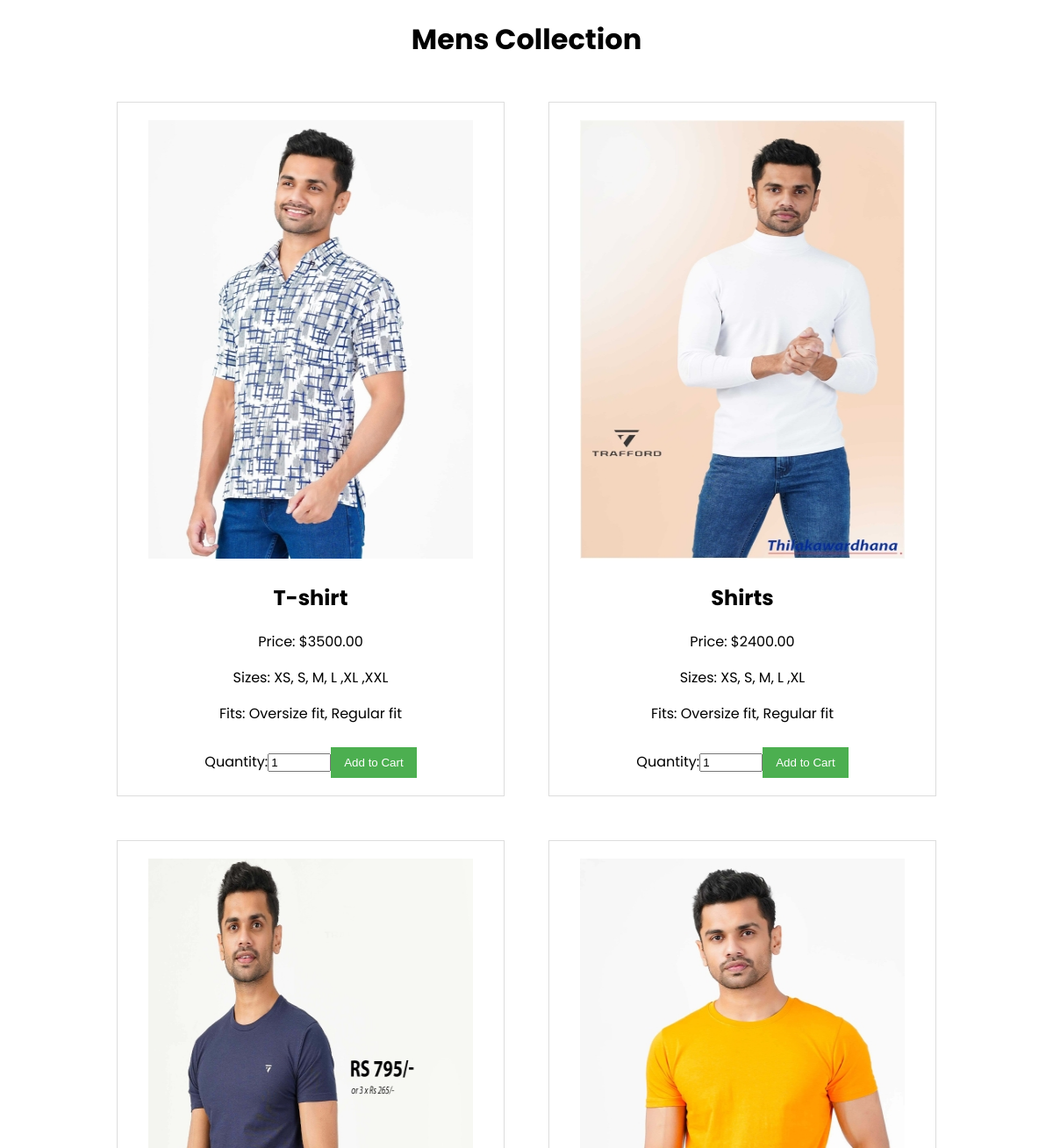
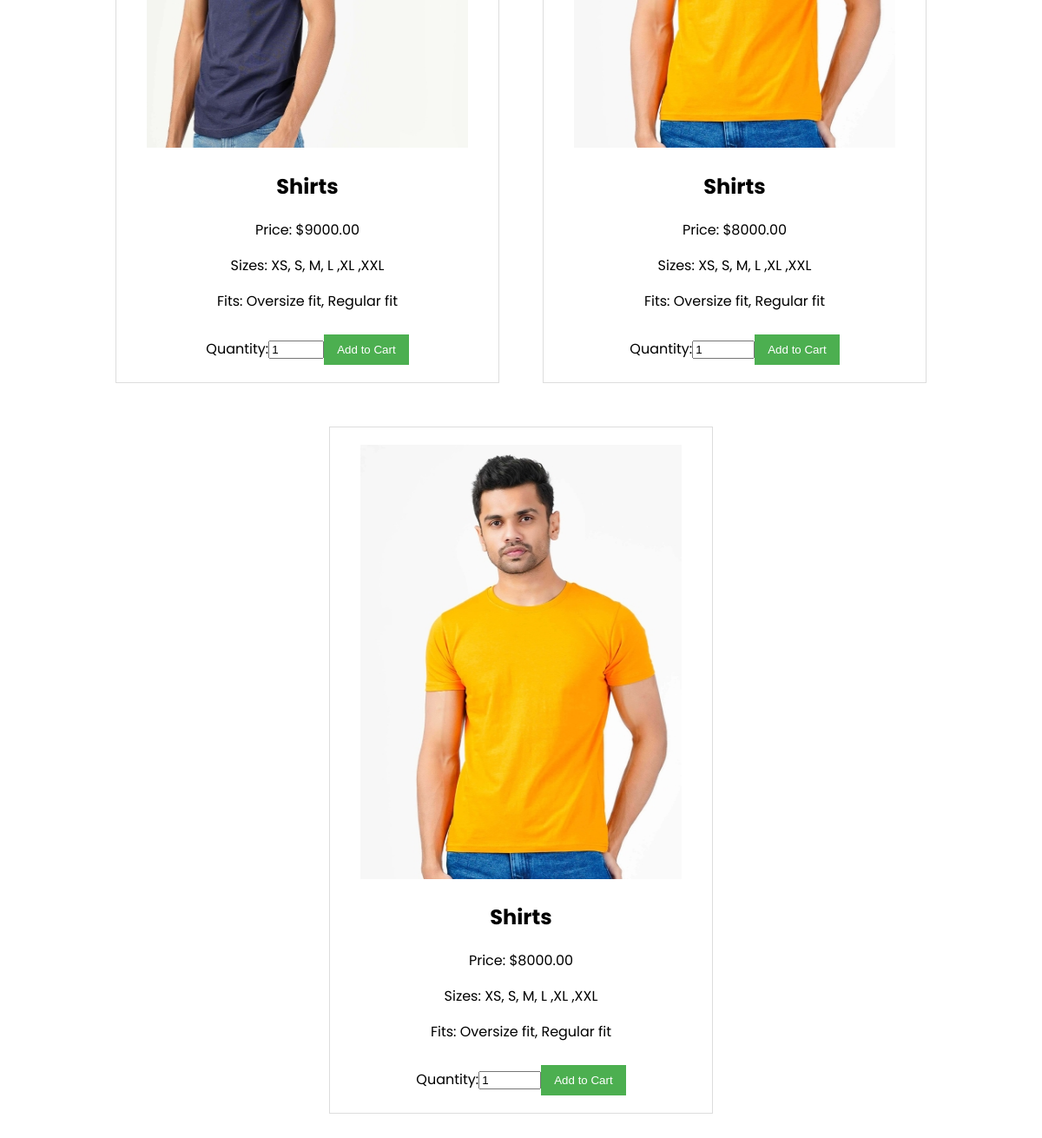
Page /actions/mens_collection.php on the committed database (2 pictures, top to bottom).
### tables this page shows
CREATE TABLE `products` (
  `id` int(11) NOT NULL,
  `category` varchar(255) DEFAULT NULL,
  `name` varchar(255) DEFAULT NULL,
  `price` decimal(10,2) DEFAULT NULL,
  `quantity` int(11) DEFAULT NULL,
  `sizes` varchar(255) DEFAULT NULL,
  `fits` varchar(255) DEFAULT NULL,
  `image` varchar(255) DEFAULT NULL
);

### actions/mens_collection.php (the view, shortened to what this page needs)
<!DOCTYPE html>
<html lang="en">
<head>
</head>
<body>
    <h1>Mens Collection</h1>
    <div id="products">
        <?php
        $servername = "localhost";
        $username = "root";
        $password = "";
        $dbname = "aurafashion";
        $conn = new mysqli($servername, $username, $password, $dbname);
        $sql = "SELECT * FROM products WHERE category='Men'";
        $result = $conn->query($sql);
        if ($result->num_rows > 0) {
            while($row = $result->fetch_assoc()) {
                echo "<div class='product'>";
                echo "<img src='" . $row['image'] . "' alt='" . $row['name'] . "'>";
                echo "<h2>" . $row['name'] . "</h2>";
                echo "<p>Price: $" . $row['price'] . "</p>";
                echo "<p>Sizes: " . $row['sizes'] . "</p>";
                echo "<p>Fits: " . $row['fits'] . "</p>";
                echo "<form action='checkout.php' method='POST'>";
                echo "<label for='item_quantity'>Quantity:</label>";
                echo "<input type='number' name='item_quantity' min='1' max='" . $row['quantity'] . "' value='1' required>";
                echo "<button type='submit' class='add-to-cart'>Add to Cart</button>";
                echo "</form>";
                echo "</div>";
            }
        } else {
            echo "No products found.";
        }
        ?>
    </div>
</body>
</html>

### actions/mens_collection.php (style rules this page uses)
body { font-family: 'Poppins', sans-serif; text-align: center; }
.product { border: 1px solid #ddd; padding: 20px; margin: 25px; display: inline-block; width: 400px; text-align: center; transition: transform 0.3s ease; }
img { width: 370px; height: 500px; transition: transform 0.3s ease; }
h1 { text-align: center; }
.add-to-cart { background-color: #4CAF50; color: white; padding: 10px 15px; border: none; cursor: pointer; transition: background-color 0.3s ease; margin-top: 10px; text-decoration: none; }

### rows in the picture
products: image (picture), name "T-shirt", price "3500.00", sizes "XS, S, M, L ,XL ,XXL", fits "Oversize fit, Regular fit"
products: image (picture), name "Shirts", price "2400.00", sizes "XS, S, M, L ,XL", fits "Oversize fit, Regular fit"
products: image (picture), name "Shirts", price "9000.00", sizes "XS, S, M, L ,XL ,XXL", fits "Oversize fit, Regular fit"
products: image (picture), name "Shirts", price "8000.00", sizes "XS, S, M, L ,XL ,XXL", fits "Oversize fit, Regular fit"
products: image (picture), name "Shirts", price "8000.00", sizes "XS, S, M, L ,XL ,XXL", fits "Oversize fit, Regular fit"
